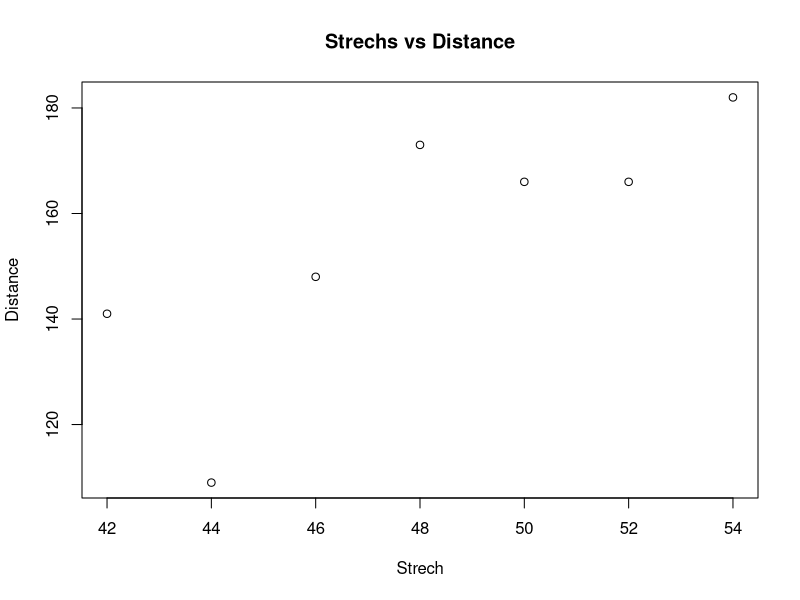
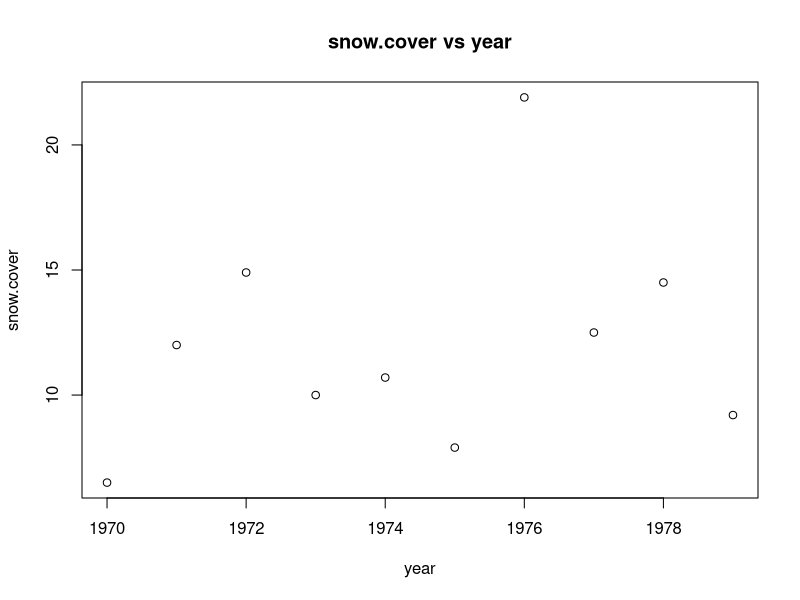
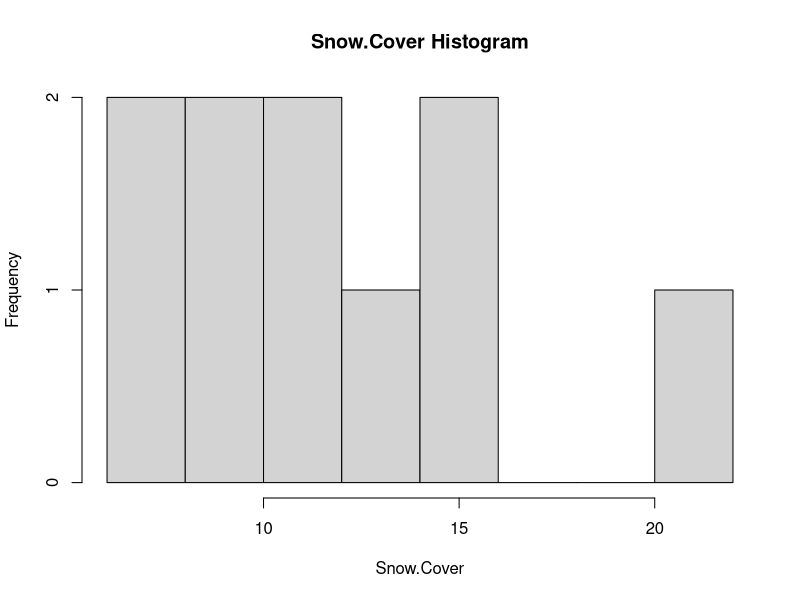
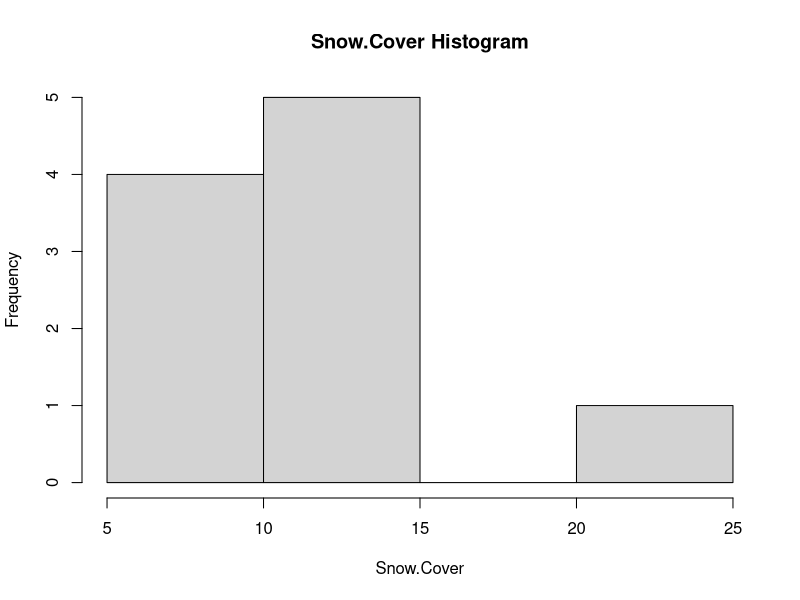

Here is the R script that generated these plots, in order:
## ---- chunk 1
strech<-c(46,54,48,50,44,42,52)
distance<-c(148,182,173,166,109,141,166)
data<-data.frame(strech,distance)
## ---- chunk 2
data
## ---- chunk 3
plot(data$strech, data$distance, main="Strechs vs Distance", xlab="Strech", ylab="Distance")
## ---- chunk 4
year<-c(1970,1971,1972,1973,1974,1975,1976,1977,1978,1979)
snow.cover<-c(6.5,12.0,14.9,10.0,10.7,7.9,21.9,12.5,14.5,9.2)
year.snow<-data.frame(year, snow.cover)
## ---- chunk 5
year.snow
## ---- chunk 6
plot( year.snow$year,year.snow$snow.cover, main="snow.cover vs year", xlab="year", ylab="snow.cover" )
## ---- chunk 7
hist(snow.cover, main="Snow.Cover Histogram", xlab="Snow.Cover", breaks=10)
## ---- chunk 8
hist(snow.cover, main="Snow.Cover Histogram", xlab="Snow.Cover", breaks=5)
